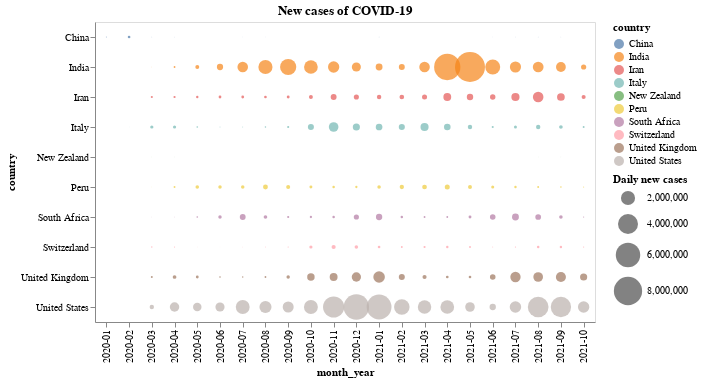

Notebook code cell kept with this figure:
### Code cell
alt.Chart(monthly_data).mark_circle().encode(
    x='month_year', #'monthdate(month_year):O'
    y='country',
    color='country',
    size=alt.Size(
        'new_cases:Q',
        scale=alt.Scale(range=[0,900]),
        legend=alt.Legend(title='Daily new cases')
    )
).properties(
    width=500,
    height=300,
    title='New cases of COVID-19'
)

### Figure 1 — Vega-Lite specification as saved in the notebook (floating-point values rounded to 4 significant figures; data arrays with more than 128 entries replaced by an {"elided": "..."} marker saying what was removed)
{"config": {"view": {"continuousWidth": 400, "continuousHeight": 300}}, "data": {"name": "data-aad059cd32edc01e03c80b1b5e438d09"}, "mark": "circle", "encoding": {"color": {"type": "nominal", "field": "country"}, "size": {"type": "quantitative", "field": "new_cases", "legend": {"title": "Daily new cases"}, "scale": {"range": [0, 900]}}, "x": {"type": "nominal", "field": "month_year"}, "y": {"type": "nominal", "field": "country"}}, "height": 300, "title": "New cases of COVID-19", "width": 500, "$schema": "https://vega.github.io/schema/vega-lite/v4.8.1.json", "datasets": {"data-aad059cd32edc01e03c80b1b5e438d09": {"elided": "220 records"}}}
